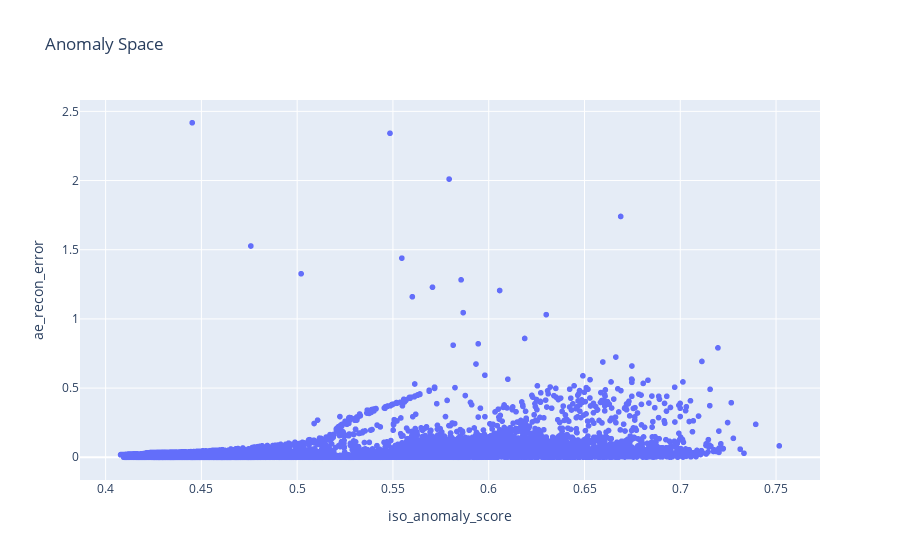

The notebook cell saved with this chart:
### Code cell
fig = px.scatter(
    anom, x="iso_anomaly_score", y="ae_recon_error",
    hover_data=["id","year","mass"], title="Anomaly Space"
)
fig.show()

### Figure 1 — Plotly figure (JSON) as saved in the notebook; plotly's stock layout.template omitted (floating-point values rounded to 4 significant figures; data arrays with more than 128 entries replaced by an {"elided": "..."} marker saying what was removed)
{"data": [{"customdata": {"elided": "38202x3 float values"}, "hovertemplate": "iso_anomaly_score=%{x}<br>ae_recon_error=%{y}<br>id=%{customdata[0]}<br>year=%{customdata[1]}<br>mass=%{customdata[2]}<extra></extra>", "legendgroup": "", "marker": {"color": "#636efa", "symbol": "circle"}, "mode": "markers", "name": "", "showlegend": false, "type": "scattergl", "x": {"elided": "38202 float values"}, "xaxis": "x", "y": {"elided": "38202 float values"}, "yaxis": "y"}], "layout": {"legend": {"tracegroupgap": 0}, "title": {"text": "Anomaly Space"}, "xaxis": {"anchor": "y", "domain": [0, 1], "title": {"text": "iso_anomaly_score"}}, "yaxis": {"anchor": "x", "domain": [0, 1], "title": {"text": "ae_recon_error"}}}}
